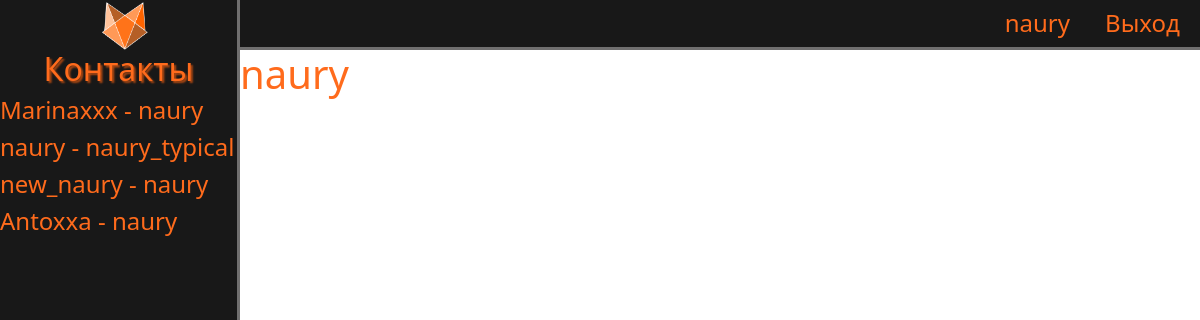
The app's page /profile (signed in) with its own data.
### main/models.py (models this page shows)
class Contacts(models.Model):
    person1 = models.CharField(max_length=100)
    person2 = models.CharField(max_length=100)

### main/views.py (the view)
# urls.py: path('profile', views.profile, name='profile')
@login_required
def profile(request):
    contactlist = Contacts.objects.all()
    context = {
            "contactlist": contactlist
        }
    return render(request, 'main/profile.html', context)

### main/templates/main/profile.html (shortened to what this page needs)
{% extends 'main/class.html' %}
{% block content %}
<h1>{{ user.get_username }}</h1>
{% endblock %}

### main/templates/main/class.html (shortened to what this page needs)
{% load static %}
<!doctype html>
<html lang="ru">
<head>
    <link rel="stylesheet" href="https://cdn.jsdelivr.net/npm/bootstrap@5.2.0/dist/css/bootstrap.min.css">
    <link rel="stylesheet" href="{% static 'main/css/main.css' %}">
</head>
<body >
  <header>
      <a href="{% url 'profile' %}" class="profile"><h4>{{ user.get_username }}</h4></a>
      <a href="{% url 'logout'%}?next={{request.path}}" class="exit">Выход</a>
  </header>
  <aside>
      <img class="logo" src="{% static 'main/img/fox.png' %}" alt="Лого">
      <a href="/"><h2>Контакты</h2></a>
      {% for el in contactlist %}
        {% if el.person1 == user.get_username or el.person2 == user.get_username %}
        <a href="{% url 'contact_chat' el.id %}"><h4>{{ el.person1 }} - {{ el.person2 }}</h4></a>
        {% endif %}
      {% endfor %}
  </aside>
  <main>
    {% block content %}
    {% endblock %}
  </main>
</body>
</html>

### main/static/main/css/main.css (style rules this page uses)
body { background-image: url('https://img5.goodfon.ru/wallpaper/nbig/f/70/dizain-fon-seryi-derevo-svet.jpg'); }
header { height: 50px; width: 100%; background: #181818; border-bottom: 3px solid #706f6f; text-align: right; color: #ff6b1c; }
.exit { position: relative; top: -32px; right: 20px; }
header a { color: #ff6b1c; font-size: x-large; text-decoration: none; }
header .profile { position: relative; right: 130px; top: 9px; }
main { position: relative; left: 20%; color: #ff6b1c; width: 80%; height: 100vh; }
aside .logo { margin-left: 42%; height: 50px; width: 50px; }
aside { background: #181818; height: 100vh; width: 20%; position: fixed; z-index: 1; left: 0; overflow-x: hidden; border-right: 3px solid #706f6f; top: 0; color: #ff6b1c; }
aside h2 { text-align: center; text-shadow: 2px 2px 2px #b04912 }
aside a { color: #ff6b1c; text-decoration: none; }

### records on screen
Contacts: person1 "Marinaxxx", person2 "naury"
Contacts: person1 "naury", person2 "naury_typical"
Contacts: person1 "new_naury", person2 "naury"
Contacts: person1 "Antoxxa", person2 "naury"

### other values on screen
{{ user.get_username }} "naury"
